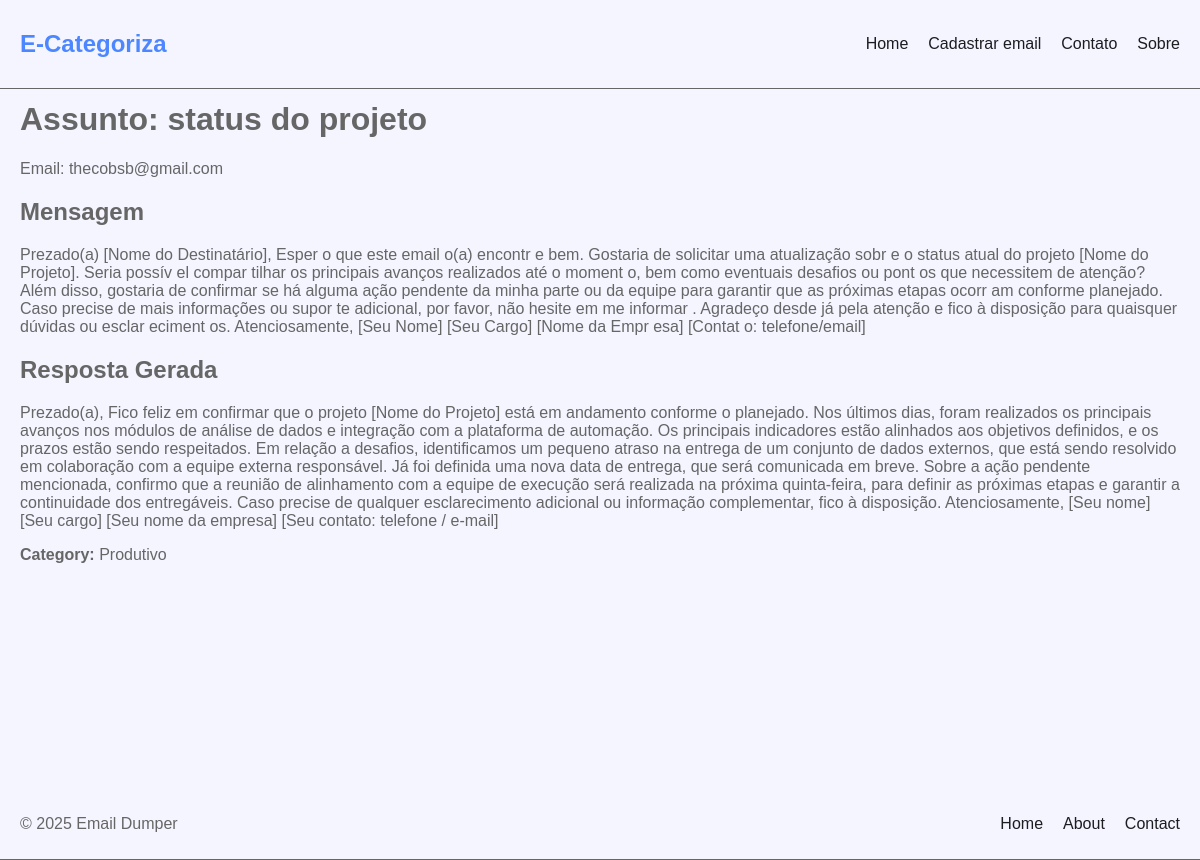
The page /email/37/ on the database its author committed.
### api/models.py (models this page shows, shortened)
class Email(models.Model):
    email = models.EmailField()
    subject = models.CharField(max_length=100)
    message = models.TextField()
    category = models.CharField(max_length=100, blank=True, null=True)
    response = models.TextField(blank=True, null=True)
    def get_email(self, email_id):
        return Email.objects.get(pk=email_id)

### api/views.py (the view)
# urls.py: path('email/<int:id>/', EmailDetailView.as_view(), name='email_detail'),
class EmailDetailView(DetailView):
    model = Email
    template_name = 'email_detail.html'
    context_object_name = 'email'
    def get_object(self):
        id_ = self.kwargs.get('id')
        return Email().get_email(id_)
    def get_context_data(self, **kwargs):
        context = super().get_context_data(**kwargs)
        return context
    def get(self, request, *args, **kwargs):
        return super().get(request, *args, **kwargs)

### api/templates/email_detail.html
{% extends 'header.html' %}
{% block content %}
    <body>
        <h1>Assunto: {{ email.subject }}</h1>
        <p>Email: {{ email.email }}</p>
        <h2>Mensagem</h2>
        <p>{{ email.message }}</p>
        <h2>Resposta Gerada</h2>
        <p>{{ email.response }} </p>
        <p><strong>Category:</strong> {{ email.category }}</p>
    </body>
    </html>
{% endblock %}

### static/style/styles.css (style rules this page uses)
:root { --e-global-color-uicore_primary: #4D87FF; --e-global-color-uicore_secondary: #F8A156; --e-global-color-uicore_accent: #FD9800; --e-global-color-uicore_headline: #1D1D21; --e-global-color-uicore_body: #666666; --e-global-color-uicore_dark: #1D1D21; --e-global-color-uicore_light: #F4F5FF; --e-global-color-uicore_white: #FFFFFF; --e-global-color-7d02d31: #063456; }
body { font-family: Arial, sans-serif; margin: 0; padding: 0; display: flex; flex-direction: column; min-height: 100vh; padding-top: 60px; color: var(--e-global-color-uicore_body); background-color: var(--e-global-color-uicore_light); }

### rows shown on the page
Email: subject "status do projeto", email "thecobsb@gmail.com", message "Prezado(a) [Nome do Destinatário], Esper o que este email o(a) encontr e bem. Gostaria de solicitar uma atualização sobr e o status atual do projeto [Nome do Projeto]. Seria possív el compar tilhar os principais avanços realizados até o moment o, bem como eventuais desaﬁos ou pont os que necessitem de atenção? Além disso, gostaria de conﬁrmar se há alguma ação pendente da minha parte ou da equipe para garantir que as próximas etapas ocorr am conforme planejado. Caso precise de mais informações ou supor te adicional, por favor, não hesite em me informar . Agradeço desde já pela atenção e ﬁco à disposição para quaisquer dúvidas ou esclar eciment os. Atenciosamente, [Seu Nome] [Seu Cargo]…", response "Prezado(a), Fico feliz em confirmar que o projeto [Nome do Projeto] está em andamento conforme o planejado. Nos últimos dias, foram realizados os principais avanços nos módulos de análise de dados e integração com a plataforma de automação. Os principais indicadores estão alinhados aos objetivos definidos, e os prazos estão sendo respeitados. Em relação a desafios, identificamos um pequeno atraso na entrega de um conjunto de dados externos, que está sendo resolvido em colaboração com a equipe externa responsável. Já foi definida uma nova data de entrega, que será comunicada em breve. Sobre a ação pendente mencionada, confirmo que a reunião de alinhamento com a equipe de execução será…", category "Produtivo"
